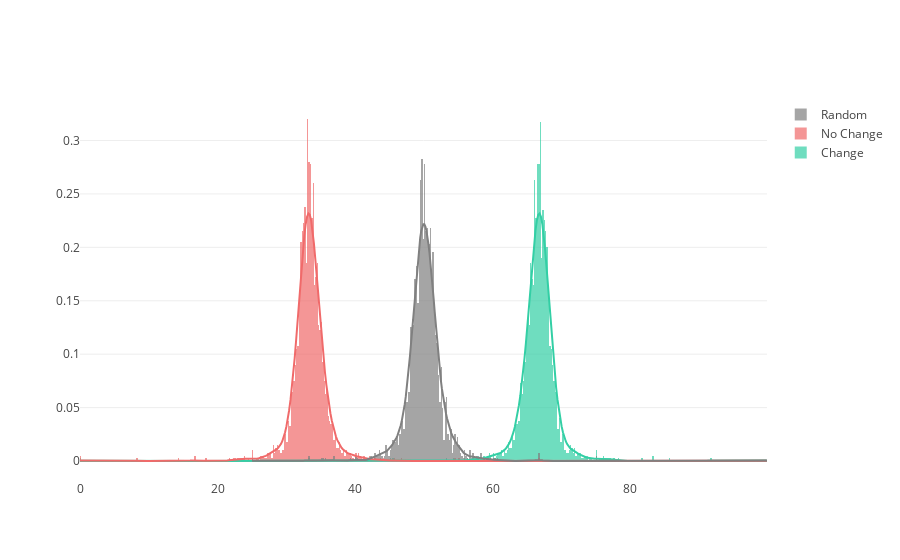

Notebook cell for this chart:
### Code cell
# our implementation does not allow to control the size of distribution plot
plotResult(win_change, win_nochange, win_rand, games, plot='dist', output='fig')

### Figure 1 — Plotly figure (JSON) as saved in the notebook; plotly's stock layout.template omitted (floating-point values rounded to 4 significant figures; data arrays with more than 128 entries replaced by an {"elided": "..."} marker saying what was removed)
{"data": [{"autobinx": false, "histnorm": "probability density", "legendgroup": "Change", "marker": {"color": "#33CFA5"}, "name": "Change", "opacity": 0.7, "type": "histogram", "uid": "c8c257a8-fa51-11e8-9b31-dca904777f27", "x": {"elided": "2000 float values"}, "xaxis": "x", "xbins": {"end": 100, "size": 0.2, "start": 0}, "yaxis": "y"}, {"autobinx": false, "histnorm": "probability density", "legendgroup": "No Change", "marker": {"color": "#F06A6A"}, "name": "No Change", "opacity": 0.7, "type": "histogram", "uid": "c8c25976-fa51-11e8-b466-dca904777f27", "x": {"elided": "2000 float values"}, "xaxis": "x", "xbins": {"end": 100, "size": 0.2, "start": 0}, "yaxis": "y"}, {"autobinx": false, "histnorm": "probability density", "legendgroup": "Random", "marker": {"color": "gray"}, "name": "Random", "opacity": 0.7, "type": "histogram", "uid": "c8c25a3e-fa51-11e8-8ad2-dca904777f27", "x": {"elided": "2000 float values"}, "xaxis": "x", "xbins": {"end": 100, "size": 0.2, "start": 25}, "yaxis": "y"}, {"legendgroup": "Change", "marker": {"color": "#33CFA5"}, "mode": "lines", "name": "Change", "showlegend": false, "type": "scatter", "uid": "c8c25ad4-fa51-11e8-be63-dca904777f27", "x": {"elided": "500 float values"}, "xaxis": "x", "y": {"elided": "500 float values"}, "yaxis": "y"}, {"legendgroup": "No Change", "marker": {"color": "#F06A6A"}, "mode": "lines", "name": "No Change", "showlegend": false, "type": "scatter", "uid": "c8c25b74-fa51-11e8-839b-dca904777f27", "x": {"elided": "500 float values"}, "xaxis": "x", "y": {"elided": "500 float values"}, "yaxis": "y"}, {"legendgroup": "Random", "marker": {"color": "gray"}, "mode": "lines", "name": "Random", "showlegend": false, "type": "scatter", "uid": "c8c25c00-fa51-11e8-9d6d-dca904777f27", "x": {"elided": "500 float values"}, "xaxis": "x", "y": {"elided": "500 float values"}, "yaxis": "y"}], "layout": {"barmode": "overlay", "hovermode": "closest", "legend": {"traceorder": "reversed"}, "xaxis": {"anchor": "y2", "domain": [0, 1], "zeroline": false}, "yaxis": {"anchor": "free", "domain": [0, 1], "position": 0}}}
